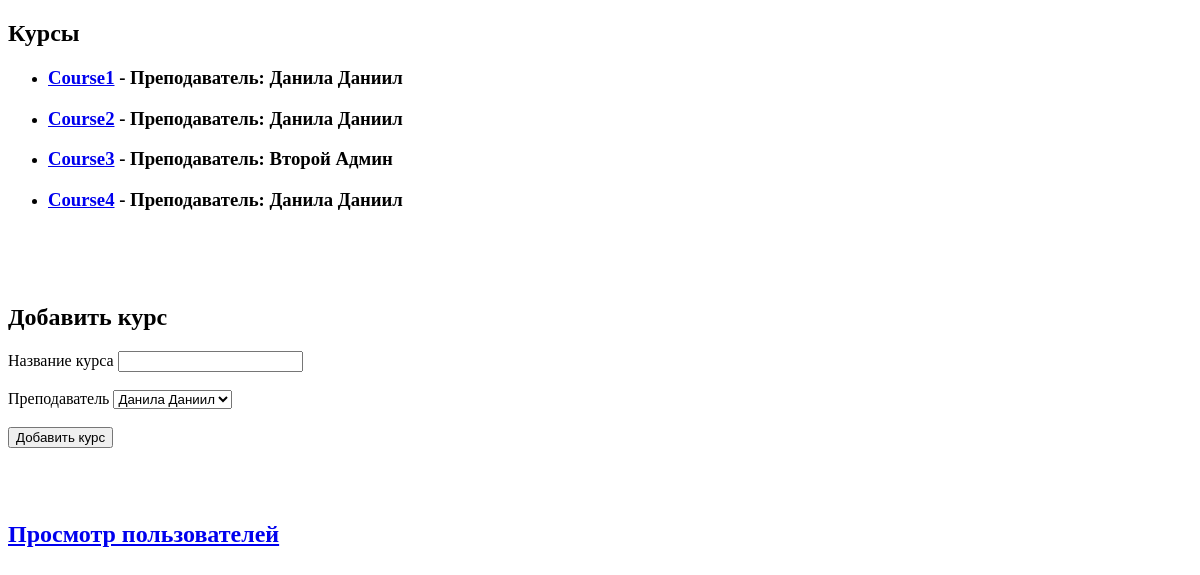
The app's page / (signed in), older data.
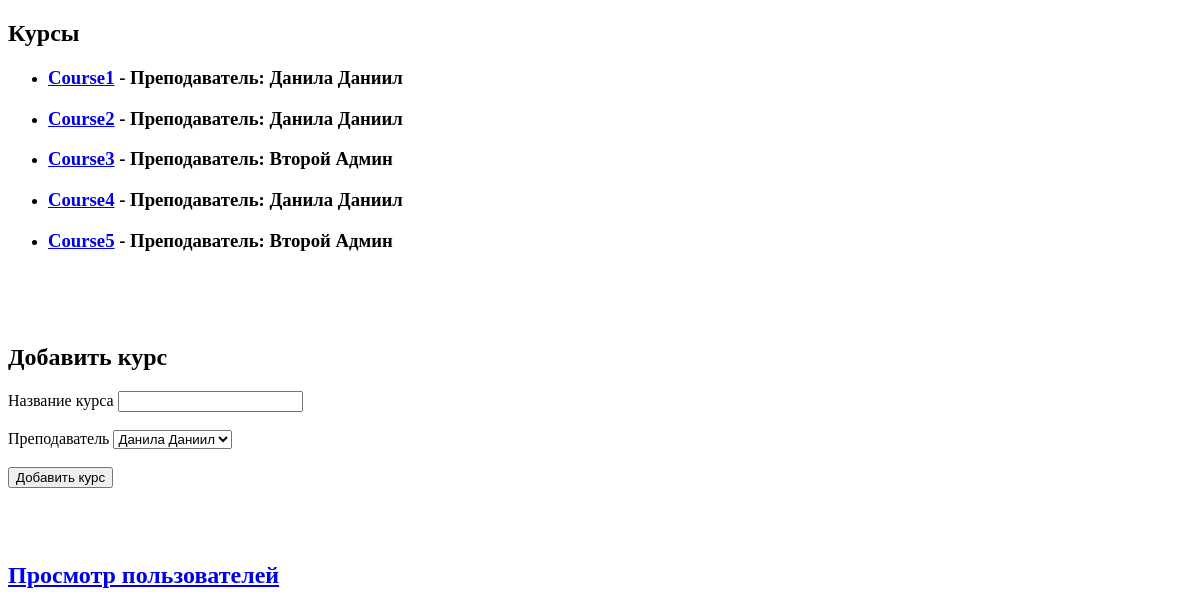
The same page, newer data.
### qrreader/models.py (models this page shows)
class Course(models.Model):
    title = models.CharField(max_length=100, null=True, blank=True)
    id = models.AutoField(primary_key=True)
    teacher = models.ForeignKey(User, on_delete=models.SET_NULL, blank=True, null=True, related_name="course_teached")
    value = models.IntegerField(null=True, blank=True)
    def __str__(self):
        return self.title

### qrreader/views.py (the view)
# urls.py: path('', main),
def main(request):
    courses = Course.objects.all()
    users = User.objects.all()
    if not request.user.is_superuser:
        return redirect('/admin')
    if request.method == "POST":
        title = request.POST["title"]
        teacher = request.POST["teacher"]
        teacher = User.objects.get(username=teacher)
        course = Course.objects.create(title=title, teacher=teacher)
    return render(request, 'main.html', {'courses': courses,
                                         'users': users,
                                         })

### qrreader/templates/main.html (shortened to what this page needs)
<!DOCTYPE html>
<html lang="en">
<head>
</head>
<body>
    <main>
        <div>
            <h2>Курсы</h2>
            <ul>
                {% for course in courses %}
                    <li>
                        <h3>
                            <a href="/{{ course.id }}">{{ course }}</a> - Преподаватель: {{ course.teacher.first_name }} {{ course.teacher.last_name }}
                        </h3>
                    </li>
                {% endfor %}
            </ul>
            <br/><br/><br/>
            <h2>Добавить курс</h2>
            <form method="post">
                <label for="title">Название курса</label>
                    <input id="title" name="title" type="text"><br/><br/>
                <label for="teacher">Преподаватель</label>
                <select id="teacher" name="teacher">
                    {% for user in users %}
                        {% if user.is_superuser %}
                            <option value="{{ user.username }}">{{ user.first_name }} {{ user.last_name }}</option>
                        {% endif %}
                    {% endfor %}
                </select><br/><br/>
                <button type="submit">Добавить курс</button>
            </form>
        </div>
        <br/><br/><br/>
        <a href="/client_list">
            <h2>
                Просмотр пользователей
            </h2>
        </a>
    </main>
</body>
</html>

Row changes from the older to the newer data that the page shows:
added Course: title "Course5", teacher.first_name "Второй", teacher.last_name "Админ"
